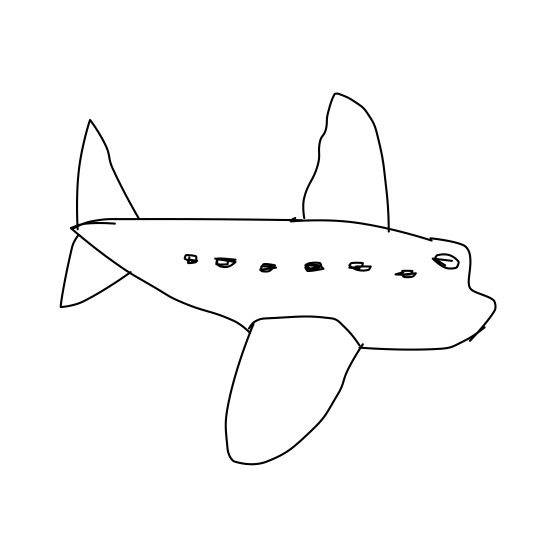
#> input picture CNNS/Data/1.png, 1111 x 1111 px (shown at 1/2 size); the run also reads 1 picture not shown here
$ python testPNG.py
#> lines starting #> are read from the running program, lines starting #| are printed output that depends on the picture; after the words box and inside, x2 and y2 are one past the last pixel; in counts of white or black regions, pixels touching at a corner belong together
# -*- coding: utf-8 -*-
"""
Created on Sun Nov 19 19:07:35 2017

@author: edwin11k
"""

import matplotlib.pyplot as plt
from scipy import misc
import numpy as np
from PIL import Image

A=Image.open('1.png')
#> A is the input picture: PIL image 1111x1111 L; min 0, max 255, mean 250.7
plt.imshow(np.asarray(A))
#make it small
B = A.resize((int(A.size[0]/2), int(A.size[1]/2)), Image.NEAREST)
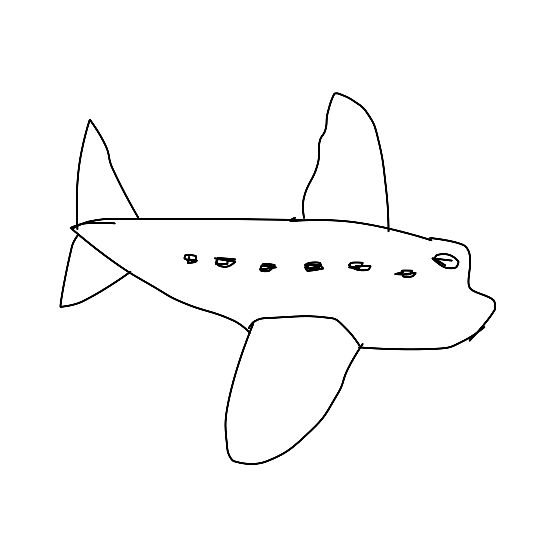
#> B: PIL image 555x555 L; min 0, max 255, mean 250.8
B2 = B.rotate(45)
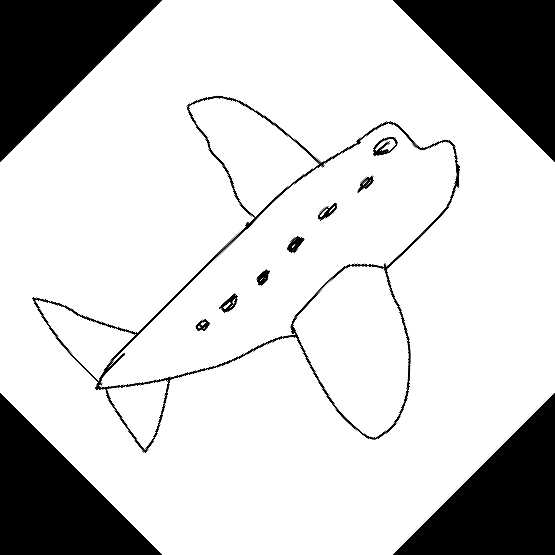
#> B2: PIL image 555x555 L; min 0, max 255, mean 207

#making mask! '0.png'
M=Image.open('0.png')
MS= M.resize((int(M.size[0]/2), int(M.size[1]/2)), Image.NEAREST)
#> MS: PIL image 555x555 L; every value is 255
MSR=MS.rotate(45)
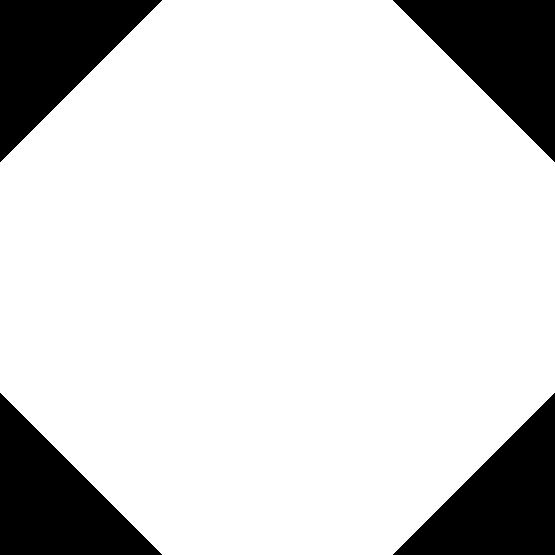
#> MSR: PIL image 555x555 L; 82.9% white; 4 black regions, box (x1, y1, x2, y2) and area: (0, 0, 162, 162) 13203, (393, 0, 555, 162) 13203, (0, 393, 162, 555) 13203, (393, 393, 555, 555) 13203
dM=np.asarray(MS)-np.asarray(MSR)


#zero pad the image
B2=np.asarray(B2)+dM
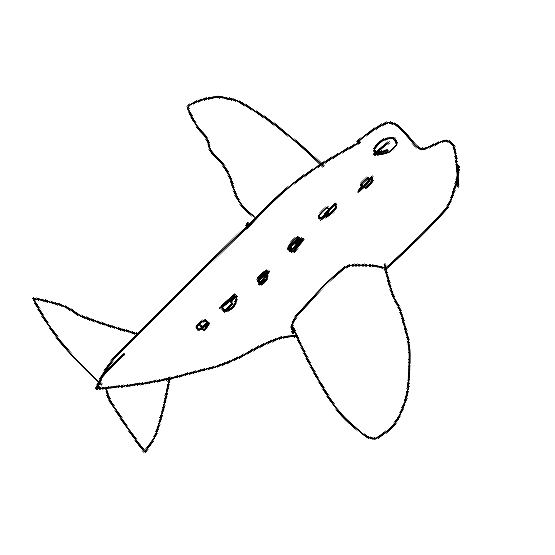
#> B2: shape (555, 555); min 0, max 255, mean 250.7
B3=np.pad(B2,((278,278),(278,278)),mode='constant',constant_values=255)
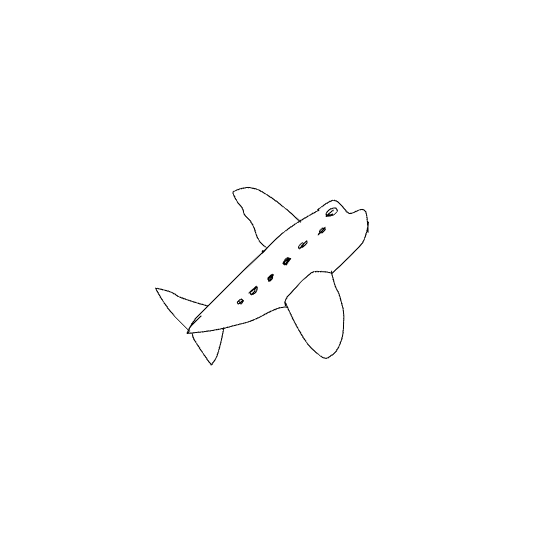
#> B3: shape (1111, 1111) (shown at 1/2 size); min 0, max 255, mean 253.9
##resize test
plt.imshow(np.asarray(B2))
